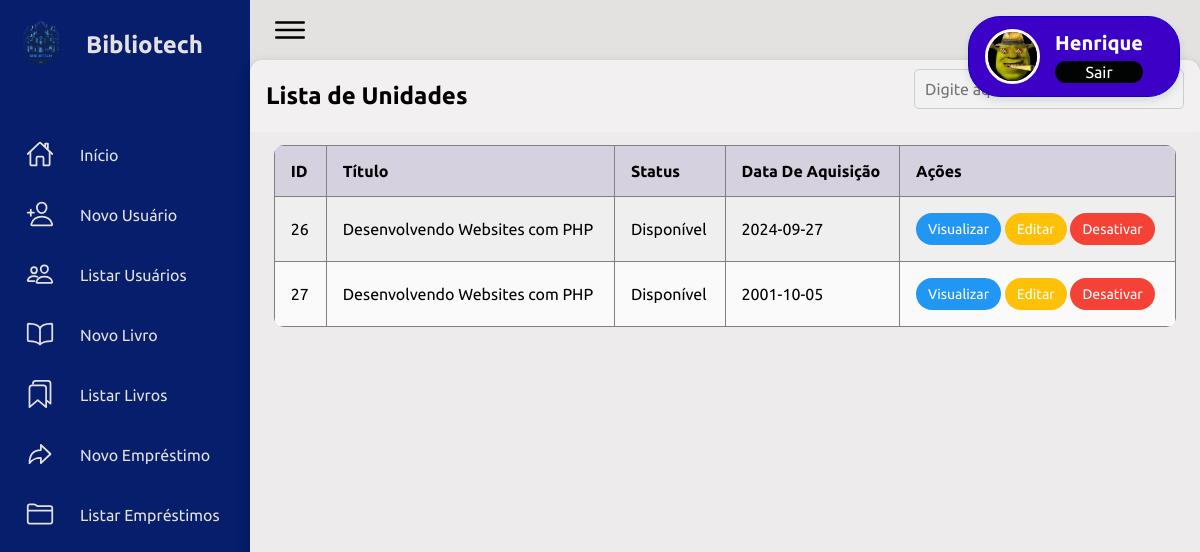
Page /adm2/?page=listarunidades&id=26 (signed in) on the committed database.
### tables this page shows
CREATE TABLE `copia_livro` (
  `id` int(11) NOT NULL,
  `livro_id` int(11) NOT NULL,
  `status_id` int(10) UNSIGNED DEFAULT NULL,
  `data_aquisicao` date DEFAULT NULL,
  `edicao` varchar(50) DEFAULT NULL,
  `localizacao` varchar(50) DEFAULT NULL
);

CREATE TABLE `livro` (
  `idlivro` int(11) NOT NULL,
  `isbn` char(13) NOT NULL,
  `titulo` varchar(255) NOT NULL,
  `genero_id` int(11) DEFAULT NULL,
  `autor_id` int(11) DEFAULT NULL,
  `paginas` int(11) DEFAULT NULL,
  `editora_id` int(11) DEFAULT NULL,
  `ano_publicacao` varchar(4) DEFAULT NULL,
  `idioma` varchar(50) DEFAULT NULL,
  `quantidade` int(11) DEFAULT 0,
  `disponibilidade` enum('Disponível','Indisponível') DEFAULT 'Indisponível',
  `imagem` varchar(50) DEFAULT NULL
);

CREATE TABLE `status_livro` (
  `id` int(10) UNSIGNED NOT NULL,
  `descricao` varchar(50) NOT NULL
);

### adm2/listar/listarunidades.php (the view, shortened to what this page needs)
<main class="table">
    <section class="table__header">
        <h1>Lista de Unidades</h1>
        <div class='filter'>
        </div>
    </section>
    <section class="table__body">
    <?php
    if (isset($_GET['id'])) {
        $livro_id = mysqli_real_escape_string($conn, $_GET['id']);
        $sql = "SELECT copia_livro.*, livro.titulo, status_livro.descricao AS status
                FROM copia_livro
                INNER JOIN livro ON copia_livro.livro_id = livro.idlivro
                INNER JOIN status_livro ON copia_livro.status_id = status_livro.id
                WHERE copia_livro.livro_id = '$livro_id' AND copia_livro.status_id != 3  -- Exclui as cópias desativadas
                ORDER BY copia_livro.id";
        $res = $conn->query($sql);
        if ($res->num_rows > 0) {
            echo "<table id='resultTable' border='1' cellspacing='0' cellpadding='10'>";
            echo "<tr>
                    <th>ID</th>
                    <th>Título</th>
                    <th>Status</th>
                    <th>Data de Aquisição</th>
                    <th>Ações</th>
                </tr>";
            while ($row = $res->fetch_object()) {
                echo "<tr>
                        <td>{$row->id}</td>
                        <td>{$row->titulo}</td>
                        <td>{$row->status}</td>
                        <td>{$row->data_aquisicao}</td>
                        <td>
                            <button onclick=\"location.href='?page=visualizarunidade&id=" .$row->id. "';\" class='btn view'>Visualizar</button>
                            <button onclick=\"location.href='?page=editarunidade&id=" .$row->id."';\" class='btn edit'>Editar</button>
                            <button onclick=\"if(confirm('Têm certeza que deseja desativar?')){location.href='?page=salvarcopia&acao=desativar&id=".$row->id."';}\">Desativar</button>
                        </td>
                    </tr>";
            }
            echo "</table>";
        } else {
            echo "<h5>Esse livro não contém unidades disponíveis.</h5>";
        }
    } else {
        echo "<h5>ID do livro não especificado.</h5>";
    }
    ?>
   </section>
</main>

### adm2/css/main.css (style rules this page uses)
* { font-family: "Ubuntu", sans-serif; margin: 0; padding: 0; box-sizing: border-box; }
:root { --nav: rgb(6, 30, 107); --form: rgb(216, 213, 213); --back: #e4e1e1; --text1: #f5f5f5; --text2: #000000; --text3: #999; }
body { min-height: 10vh; overflow-x: hidden; }
main.table { width: 100%; max-width: 1200px; margin: 0 auto; height: 90vh; background-color: #fff5; backdrop-filter: blur(7px); box-shadow: 0 .4rem .8rem #0005; border-radius: .8rem; overflow: hidden; }
.table__header { width: 100%; height: 10%; background-color: #fff4; padding: .8rem 1rem; display: flex; justify-content: space-between; align-items: center; }
.table__body { width: 95%; max-height: calc(89% - 1.6rem); background-color: #fffb; margin: .8rem auto; border-radius: .6rem; overflow: auto; overflow: overlay; }
table { width: 100%; }
table, th, td { border-collapse: collapse; padding: 1rem; text-align: left; }
th { position: sticky; top: 0; left: 0; background-color: #d5d1defe; text-transform: capitalize; }
tr:nth-child(even) { background-color: #0000000b; }
tr { --delay: .1s; transition: .5s ease-in-out var(--delay), background-color 0s; }
tr td { transition: .2s ease-in-out; }
button { padding: 8px 12px; gap: 20px; font-size: 14px; color: rgb(254, 254, 254); border: none; border-radius: 5rem; cursor: pointer; transition: background-color 0.3s; }
button:first-child { background-color: #2196F3; }
button:nth-child(2) { background-color: #FFC107; }
button:nth-child(3) { background-color: #f44336; }

### adm2/index.php (style rules this page uses)
h1 { text-align: center; }

### rows in the picture
copia_livro: id "26", livro.titulo "Desenvolvendo Websites com PHP", status.descricao "Disponível", data_aquisicao "2024-09-27"
copia_livro: id "27", livro.titulo "Desenvolvendo Websites com PHP", status.descricao "Disponível", data_aquisicao "2001-10-05"

### other values in the picture
$_SESSION['nome'] "Henrique"
